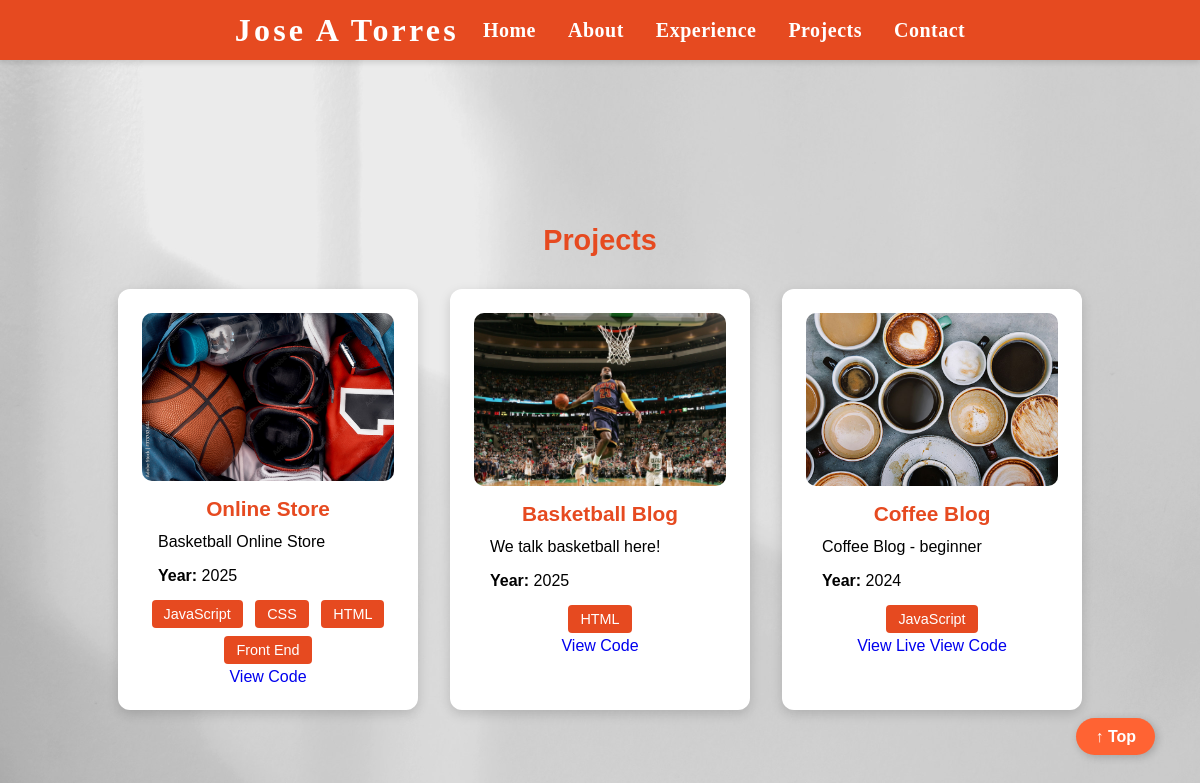
The app's page /content/, older data.
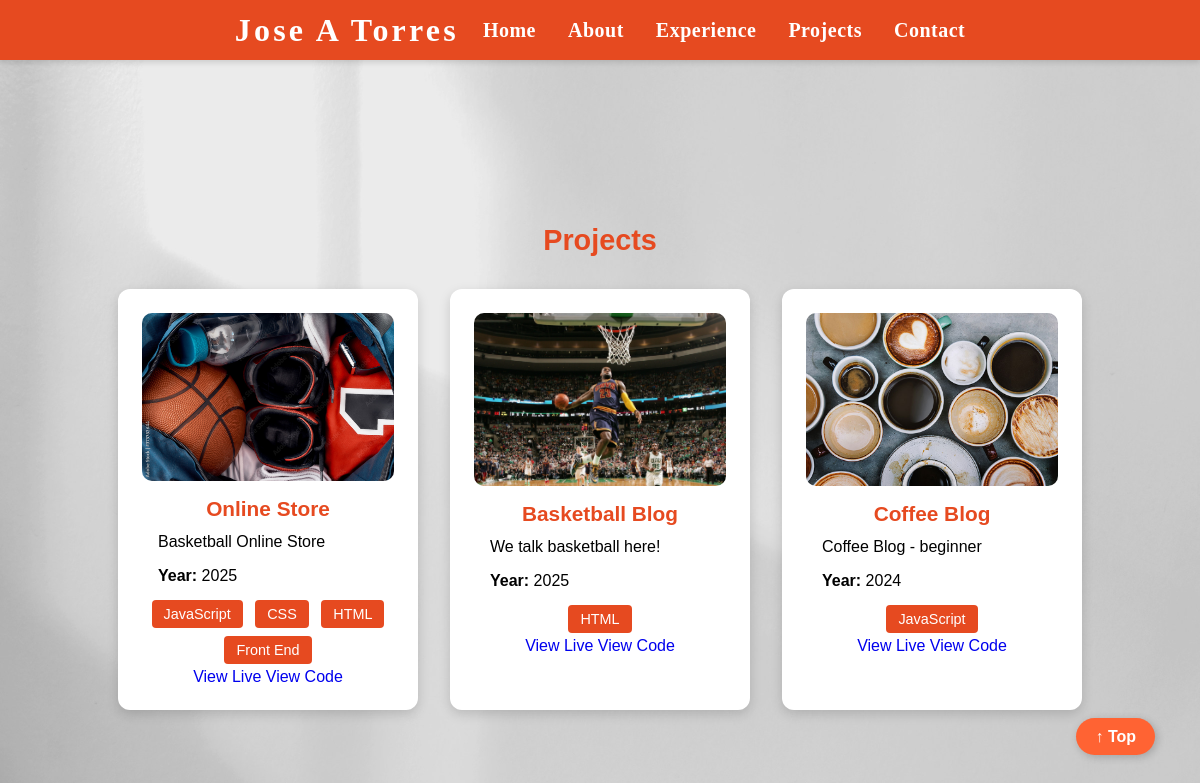
The same page, newer data.
### content/models.py (models this page shows, shortened)
class Project(models.Model):
    name = models.CharField(max_length=150)
    description = models.TextField()
    year = models.IntegerField()
    image = models.ImageField(upload_to="static/img/")
    repository = models.URLField()
    live_link = models.URLField(blank=True, null=True)  # ✅ Add this line
    skills = models.ManyToManyField(Skill)

class Skill(models.Model):
    name = models.CharField(max_length=50)

### content/views.py (the view)
# urls.py: path("", views.projects_list_view, name="projects_list"),
def projects_list_view(request):
    projects = Project.objects.all().order_by('-year')
    return render(request, "content/projects_list.html", {"projects": projects})

### templates/content/projects_list.html (shortened to what this page needs)
{% extends 'base.html' %}
{% load static %}
{% block content %}
<section class="projects-section">
    <h2 class="projects-title">Projects</h2>
    <div class="projects-list">
        {% for project in projects %}
        <div class="project-card">
            {% if project.live_link %}
                <a href="{{ project.live_link }}" target="_blank">
                    <img src="{{ project.image.url }}" alt="{{ project.name }}">
                </a>
            {% elif project.repository %}
                <a href="{{ project.repository }}" target="_blank">
                    <img src="{{ project.image.url }}" alt="{{ project.name }}">
                </a>
            {% else %}
                <img src="{{ project.image.url }}" alt="{{ project.name }}">
            {% endif %}
            <h3>{{ project.name }}</h3>
            <p>{{ project.description }}</p>
            <p><strong>Year:</strong> {{ project.year }}</p>
            <div class="skills-container">
                {% for skill in project.skills.all %}
                <button type="button" class="btn skill-button" onclick="return false;">{{ skill.name }}</button>
                {% empty %}
                <span class="text-label">No skills listed</span>
                {% endfor %}
            </div>
            <div class="project-buttons">
                {% if project.live_link %}
                <a href="{{ project.live_link }}" target="_blank" class="btn btn-sm">View Live</a>
                {% endif %}
                {% if project.repository %}
                <a href="{{ project.repository }}" target="_blank" class="btn btn-sm">View Code</a>
                {% endif %}
            </div>
        </div>
        {% endfor %}
    </div>
</section>
{% endblock content %}

### templates/base.html (shortened to what this page needs)
{% load static %}
<!DOCTYPE html>
<html lang="en">
<head>
    <link rel="stylesheet" href="{% static 'css/base.css' %}">
    <link rel="stylesheet" href="{% static 'css/section.css' %}">
    <link rel="stylesheet" href="{% static 'css/style.css' %}">
    <link rel="stylesheet" href="{% static 'css/home.css' %}">
    <link rel="stylesheet" href="{% static 'css/note-list.css' %}">
    <link rel="stylesheet" href="{% static 'css/responsive.css' %}">
</head>
<body>
    <header>
        <div class="nav-header">
            <div class="nav-title">
                <a href="{% url 'home' %}">Jose A Torres</a>
            </div>
            <div class="header-right-side">
                <a href="{% url 'home' %}">Home</a>
                <a href="{% url 'about' %}">About</a>
                <a href="{% url 'experience' %}">Experience</a>
                <a href="{% url 'projects_list' %}">Projects</a>
                <a href="{% url 'contact' %}">Contact</a>
            </div>
        </div>
    </header>
    <main class="container px-4 py-5">
        <a href="#" class="scroll-to-top skill" id="scrollToTop">↑ Top</a>
        {% block content %}{% endblock %}
    </main>
</body>
</html>

### static/css/base.css (style rules this page uses)
:root { --primary-color: #000000; --background-color: #A6A5AD; --header-orange: #e64a20; --text-light: #ffffff; --lobster-font: "Lobster Two", sans-serif; --DM-font: "DM Sans", sans-serif; }
html, body { margin: 0; padding: 0; overflow-x: hidden; font-size: 16px; background-color: var(--background-color); background-image: url("../img/grey.jpg"); background-size: cover; background-repeat: no-repeat; background-attachment: fixed; background-position: center; font-family: var(--DM-font); }
* { padding: 0; margin: 0; text-decoration: none; box-sizing: border-box; }
img { display: block; margin: 0 auto; max-width: 100%; height: auto; }
p { font-size: 1rem; line-height: 1.6; margin: 0 auto; padding: 0 1rem; text-align: justify; word-wrap: break-word; overflow-wrap: break-word; max-width: 100%; }
h2 { color: var(--text-light); font-family: var(--lobster-font); font-size: 1.7rem; text-align: center; }
h3, h4 { text-align: center;; }
button.skill, a.skill, a.btn.skill, button.btn.skill, .cta-button { background-color: #ff6333; color: white; padding: 0.6rem 1.2rem; border-radius: 30px; font-size: 1rem; font-family: var(--DM-font); font-weight: bold; text-decoration: none; border: none; cursor: pointer; display: inline-block; transition: background-color 0.3s ease, transform 0.3s ease; box-shadow: 2px 2px 8px rgba(0, 0, 0, 0.2); margin: 0.3rem; }
header { position: fixed; top: 0; left: 0; right: 0; height: 60px; background-color: var(--header-orange); z-index: 1000; padding: 1rem 2rem; display: flex; justify-content: space-between; align-items: center; box-shadow: 0 2px 6px rgba(0, 0, 0, 0.15); }
main.container { padding-top: 100px; }
.nav-header { display: flex; align-items: center; }
.nav-title a { font-weight: 600; font-size: 1.4rem; letter-spacing: 0.1em; white-space: nowrap; color: #fff !important; font-family: 'Lobster Two', cursive; }
.header-right-side { width: 70%; margin: 0; display: flex; justify-content: flex-end; align-items: center; gap: 2rem; }
.header-right-side a { font-weight: 600; font-size: 1.25rem; letter-spacing: 0.5px; color: #fff !important; font-family: 'Lobster Two', cursive; }
.nav-title { margin-right: 1.5rem; flex-shrink: 0; }
.scroll-to-top { position: fixed; bottom: 40px; right: 40px; padding: 0.6rem 1.2rem; border-radius: 30px; background-color: #ff6333; color: white; font-size: 1rem; font-weight: bold; text-decoration: none; z-index: 1000; box-shadow: 2px 2px 8px rgba(0, 0, 0, 0.2); transition: background-color 0.3s ease, transform 0.3s ease; display: inline-block; }
html, body, .nav-header, .container { overflow: visible !important; }

### static/css/section.css (style rules this page uses)
.skill-button { background-color: var(--header-orange); color: white; border: none; padding: 6px 12px; margin: 4px; border-radius: 4px; font-size: 0.9rem; pointer-events: none; opacity: 1; }
.projects-section { padding: 4rem 2rem; text-align: center; }
.projects-title { color: var(--header-orange); font-size: 1.8rem; margin-bottom: 2rem; }
.projects-list { display: flex; flex-wrap: wrap; gap: 2rem; justify-content: center; }
.project-card { background-color: white; color: black; padding: 1.5rem; border-radius: 12px; width: 300px; box-shadow: 0 4px 12px rgba(0, 0, 0, 0.15); transition: transform 0.2s ease; }
.project-card img { width: 100%; border-radius: 10px; margin-bottom: 1rem; object-fit: cover; height: auto; }
.project-card h3 { margin-bottom: 0.5rem; color: var(--header-orange); font-size: 1.3rem; }
.project-card p { font-size: 1rem; margin: 0.5rem 0; }

### static/css/style.css (style rules this page uses)
.nav-title a { font-family: 'Lobster Two', cursive; font-size: 2rem; color: white; text-decoration: none; }
header { background-color: var(--header-orange); height: 60px; position: sticky; top: 0px; padding: 1rem 2rem; color: var(--text-light); justify-content: center; display: flex; font-family: 'Lobster Two', cursive; }
.header-right-side { width: 70%; color: var(--text-light); margin: 0; display: flex; justify-content: flex-end; align-items: center; gap: 2rem; font-family: 'Lobster Two', cursive; }

Row changes from the older to the newer data that the page shows:
changed Project "Online Store": image: picture added; image: picture removed; now shows "View Live"
changed Project "Basketball Blog": image: picture added; image: picture removed; now shows "View Live"
